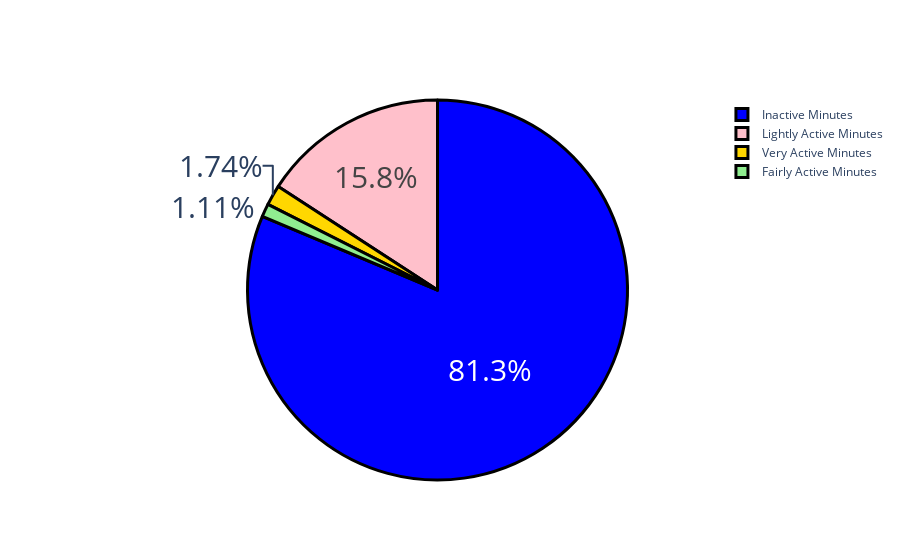

Write notebook code for a chart like this one.
### Markdown cell above
<div style="
    color : blue;font-weight:light;
    font-size:18px;">
    You can see that there is a linear relationship between the total number of steps and the number of calories burned in a day
</div>

### Code cell
label = ["Very Active Minutes", "Fairly Active Minutes", 
         "Lightly Active Minutes", "Inactive Minutes"]
counts = data[["VeryActiveMinutes", "FairlyActiveMinutes", 
               "LightlyActiveMinutes", "SedentaryMinutes"]].mean()
colors = ['gold','lightgreen', "pink", "blue"]

fig = go.Figure(go.Pie(labels=label, values=counts))
fig.update_traces(hoverinfo='label+percent', textinfo='percent', textfont_size=30,
    marker=dict(colors=colors, line=dict(color='black', width=3)))
fig.show()

### Figure 1 — Plotly figure (JSON) as saved in the notebook; plotly's stock layout.template omitted (floating-point values rounded to 4 significant figures)
{"data": [{"hoverinfo": "label+percent", "labels": ["Very Active Minutes", "Fairly Active Minutes", "Lightly Active Minutes", "Inactive Minutes"], "marker": {"colors": ["gold", "lightgreen", "pink", "blue"], "line": {"color": "black", "width": 3}}, "textfont": {"size": 30}, "textinfo": "percent", "type": "pie", "values": [21.16, 13.56, 192.8, 991.2]}], "layout": {"autosize": true}}
